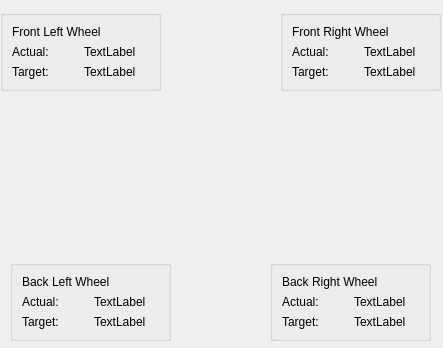
<?xml version="1.0" encoding="UTF-8"?>
<ui version="4.0">
 <class>IMUData</class>
 <widget class="QWidget" name="IMUData">
  <property name="geometry">
   <rect>
    <x>0</x>
    <y>0</y>
    <width>443</width>
    <height>348</height>
   </rect>
  </property>
  <property name="windowTitle">
   <string>Form</string>
  </property>
  <widget class="QLabel" name="mars_rover_image">
   <property name="geometry">
    <rect>
     <x>110</x>
     <y>90</y>
     <width>211</width>
     <height>171</height>
    </rect>
   </property>
   <property name="text">
    <string/>
   </property>
   <property name="pixmap">
    <pixmap resource="../qt_designer/icons/mobility_icons.qrc">:/rover/rover.png</pixmap>
   </property>
   <property name="scaledContents">
    <bool>true</bool>
   </property>
  </widget>
  <widget class="QGroupBox" name="FrontLeftWheelBox">
   <property name="geometry">
    <rect>
     <x>0</x>
     <y>10</y>
     <width>161</width>
     <height>81</height>
    </rect>
   </property>
   <property name="title">
    <string/>
   </property>
   <layout class="QGridLayout" name="gridLayout">
    <item row="0" column="0" colspan="2">
     <widget class="QLabel" name="FrontLeftWheelLabel">
      <property name="text">
       <string>Front Left Wheel</string>
      </property>
     </widget>
    </item>
    <item row="1" column="0">
     <widget class="QLabel" name="FrontLeftWheelActualLabel">
      <property name="text">
       <string>Actual:</string>
      </property>
     </widget>
    </item>
    <item row="1" column="1">
     <widget class="QLabel" name="FrontLeftWheelActualValue">
      <property name="text">
       <string>TextLabel</string>
      </property>
     </widget>
    </item>
    <item row="2" column="0">
     <widget class="QLabel" name="FrontLeftWheelTargetLabel">
      <property name="text">
       <string>Target:</string>
      </property>
     </widget>
    </item>
    <item row="2" column="1">
     <widget class="QLabel" name="FrontLeftWheelTargetValue">
      <property name="text">
       <string>TextLabel</string>
      </property>
     </widget>
    </item>
   </layout>
  </widget>
  <widget class="QGroupBox" name="FrontRightWheelBox">
   <property name="geometry">
    <rect>
     <x>280</x>
     <y>10</y>
     <width>161</width>
     <height>81</height>
    </rect>
   </property>
   <property name="title">
    <string/>
   </property>
   <layout class="QGridLayout" name="gridLayout_3">
    <item row="0" column="0" colspan="2">
     <widget class="QLabel" name="FrontRightWheelLabel">
      <property name="text">
       <string>Front Right Wheel</string>
      </property>
     </widget>
    </item>
    <item row="1" column="0">
     <widget class="QLabel" name="FrontRightWheelActualLabel">
      <property name="text">
       <string>Actual:</string>
      </property>
     </widget>
    </item>
    <item row="1" column="1">
     <widget class="QLabel" name="FrontRightWheelActualValue">
      <property name="text">
       <string>TextLabel</string>
      </property>
     </widget>
    </item>
    <item row="2" column="0">
     <widget class="QLabel" name="FrontRightWheelTargetLabel">
      <property name="text">
       <string>Target:</string>
      </property>
     </widget>
    </item>
    <item row="2" column="1">
     <widget class="QLabel" name="FrontRightWheelTargetValue">
      <property name="text">
       <string>TextLabel</string>
      </property>
     </widget>
    </item>
   </layout>
  </widget>
  <widget class="QGroupBox" name="BackLeftWheelBox">
   <property name="geometry">
    <rect>
     <x>10</x>
     <y>260</y>
     <width>161</width>
     <height>81</height>
    </rect>
   </property>
   <property name="title">
    <string/>
   </property>
   <layout class="QGridLayout" name="gridLayout_4">
    <item row="0" column="0" colspan="2">
     <widget class="QLabel" name="BackLeftWheelLabel">
      <property name="text">
       <string>Back Left Wheel</string>
      </property>
     </widget>
    </item>
    <item row="1" column="0">
     <widget class="QLabel" name="BackLeftWheelActualLabel">
      <property name="text">
       <string>Actual:</string>
      </property>
     </widget>
    </item>
    <item row="1" column="1">
     <widget class="QLabel" name="BackLeftWheelActualValue">
      <property name="text">
       <string>TextLabel</string>
      </property>
     </widget>
    </item>
    <item row="2" column="0">
     <widget class="QLabel" name="BackLeftWheelActualTarget">
      <property name="text">
       <string>Target:</string>
      </property>
     </widget>
    </item>
    <item row="2" column="1">
     <widget class="QLabel" name="BackLeftWheelTargetValue">
      <property name="text">
       <string>TextLabel</string>
      </property>
     </widget>
    </item>
   </layout>
  </widget>
  <widget class="QGroupBox" name="BackRightWheelBox">
   <property name="geometry">
    <rect>
     <x>270</x>
     <y>260</y>
     <width>161</width>
     <height>81</height>
    </rect>
   </property>
   <property name="title">
    <string/>
   </property>
   <layout class="QGridLayout" name="gridLayout_6">
    <item row="0" column="0" colspan="2">
     <widget class="QLabel" name="BackRightWheelLabel">
      <property name="text">
       <string>Back Right Wheel</string>
      </property>
     </widget>
    </item>
    <item row="1" column="0">
     <widget class="QLabel" name="BackRightWheelActualLabel">
      <property name="text">
       <string>Actual:</string>
      </property>
     </widget>
    </item>
    <item row="1" column="1">
     <widget class="QLabel" name="BackRightWheelActualValue">
      <property name="text">
       <string>TextLabel</string>
      </property>
     </widget>
    </item>
    <item row="2" column="0">
     <widget class="QLabel" name="BackRightWheelTargetLabel">
      <property name="text">
       <string>Target:</string>
      </property>
     </widget>
    </item>
    <item row="2" column="1">
     <widget class="QLabel" name="BackRightWheelTargetValue">
      <property name="text">
       <string>TextLabel</string>
      </property>
     </widget>
    </item>
   </layout>
  </widget>
 </widget>
 <resources>
  <include location="mobility_icons.qrc"/>
  <include location="../qt_designer/icons/mobility_icons.qrc"/>
 </resources>
 <connections/>
</ui>
